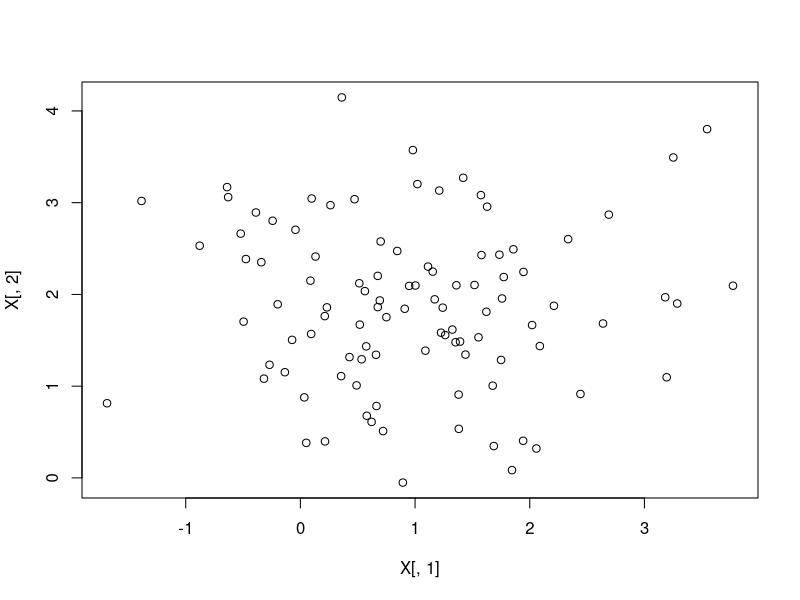
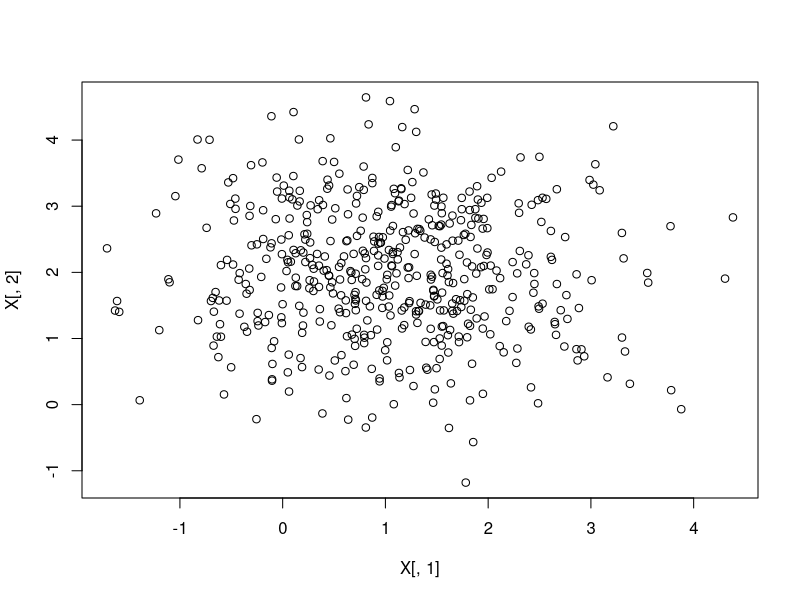
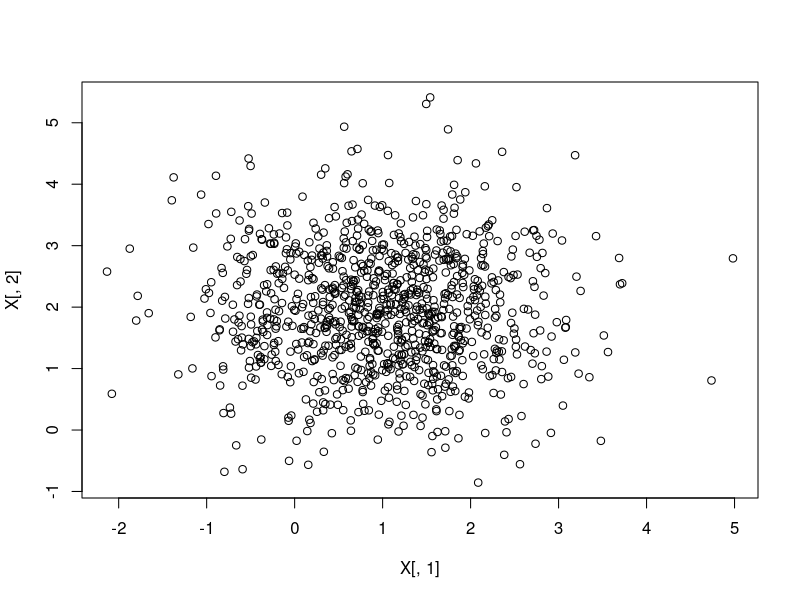
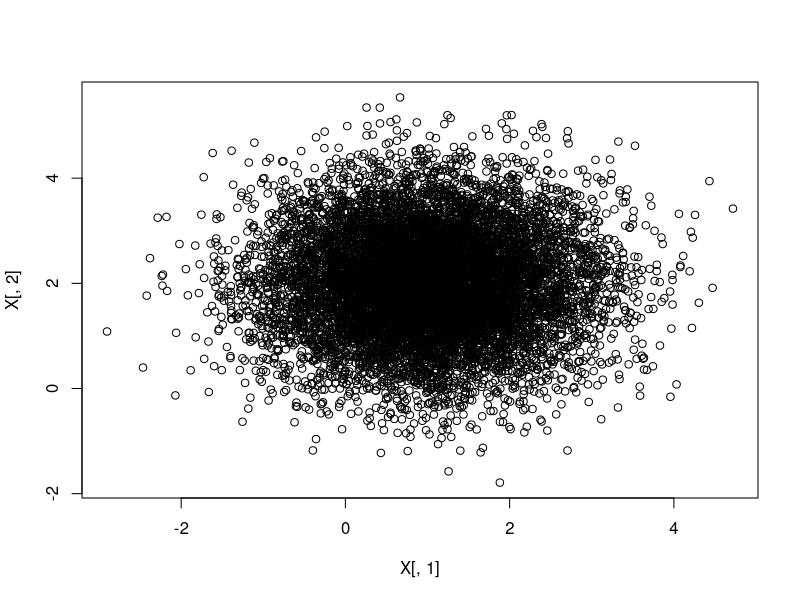
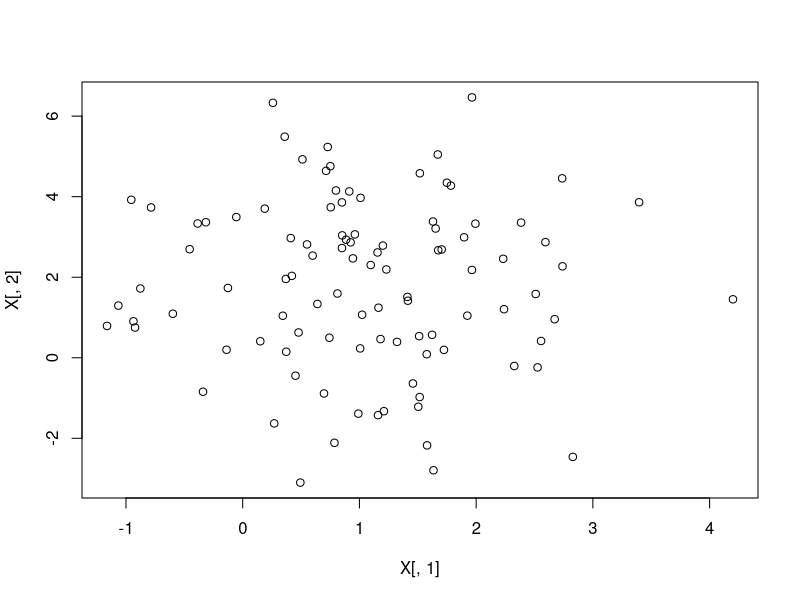
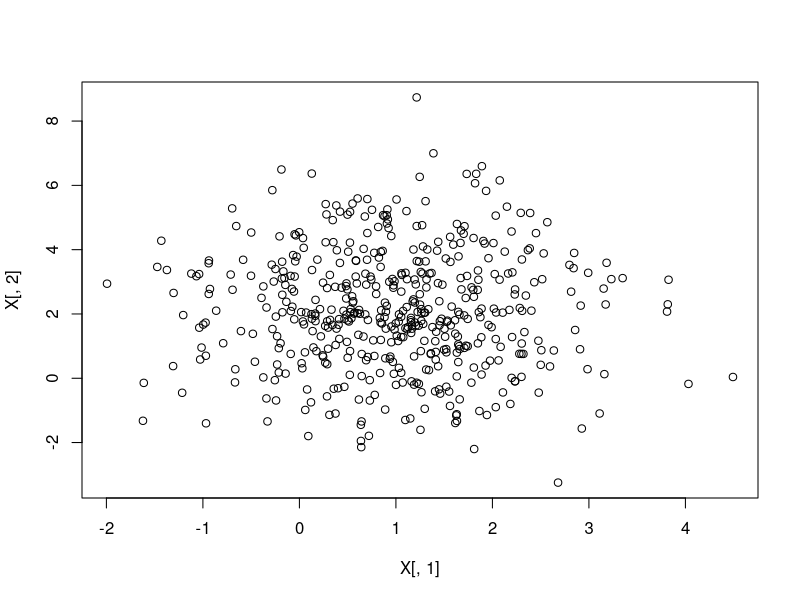
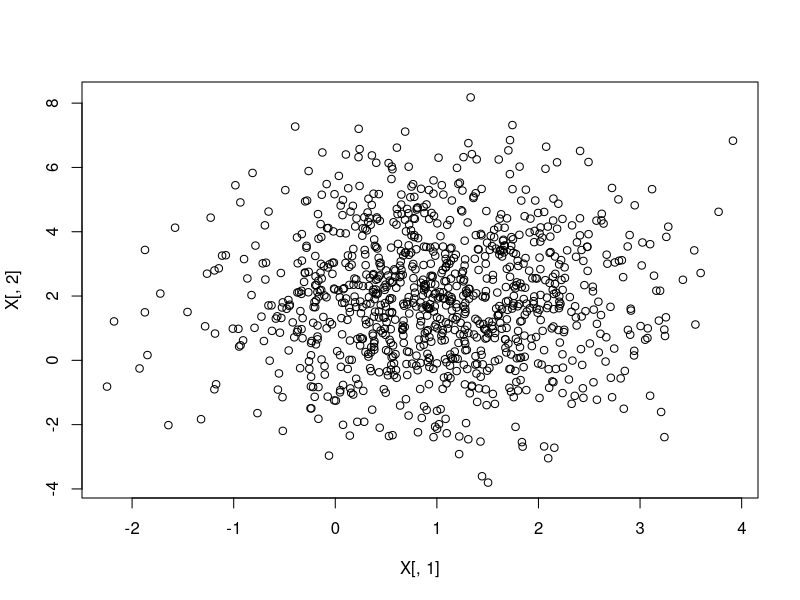
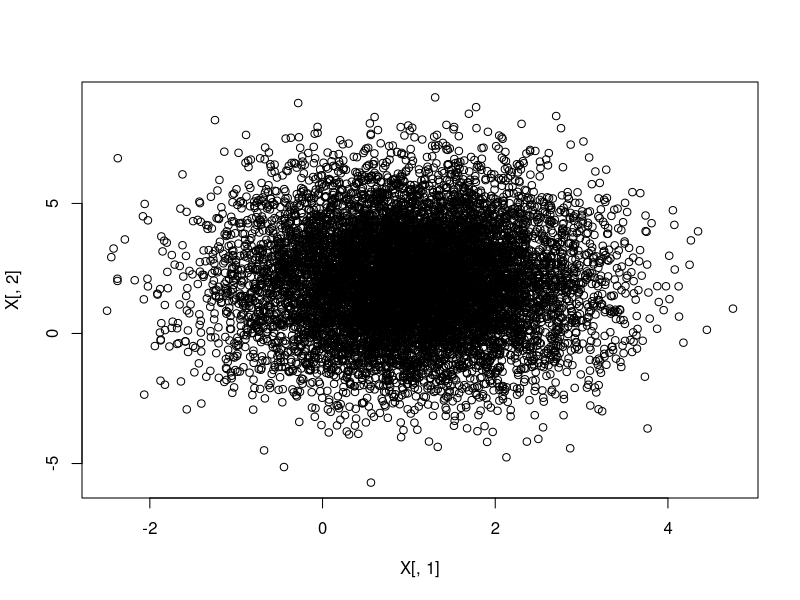

Here is the R script that generated these plots, in order:
library(MASS)

# Uncorrelated with equal variances

X <- mvrnorm(n = 100, c(1, 2), Sigma = matrix(c(1, 0, 0, 1), nrow = 2))
plot(X[, 1], X[, 2])

X <- mvrnorm(n = 500, c(1, 2), Sigma = matrix(c(1, 0, 0, 1), nrow = 2))
plot(X[, 1], X[, 2])

X <- mvrnorm(n = 1000, c(1, 2), Sigma = matrix(c(1, 0, 0, 1), nrow = 2))
plot(X[, 1], X[, 2])

X <- mvrnorm(n = 10000, c(1, 2), Sigma = matrix(c(1, 0, 0, 1), nrow = 2))
plot(X[, 1], X[, 2])

# Uncorrelated with different variances

X <- mvrnorm(n = 100, c(1, 2), Sigma = matrix(c(1, 0, 0, 4), nrow = 2))
plot(X[, 1], X[, 2])

X <- mvrnorm(n = 500, c(1, 2), Sigma = matrix(c(1, 0, 0, 4), nrow = 2))
plot(X[, 1], X[, 2])

X <- mvrnorm(n = 1000, c(1, 2), Sigma = matrix(c(1, 0, 0, 4), nrow = 2))
plot(X[, 1], X[, 2])

X <- mvrnorm(n = 10000, c(1, 2), Sigma = matrix(c(1, 0, 0, 4), nrow = 2))
plot(X[, 1], X[, 2])

# Correlated with unequal variances

X <- mvrnorm(n = 100, c(1, 2), Sigma = matrix(c(1, sqrt(2)/2, sqrt(2)/2, 1), nrow = 2))
plot(X[, 1], X[, 2])

X <- mvrnorm(n = 500, c(1, 2), Sigma = matrix(c(1, sqrt(2)/2, sqrt(2)/2, 1), nrow = 2))
plot(X[, 1], X[, 2])

X <- mvrnorm(n = 1000, c(1, 2), Sigma = matrix(c(1, sqrt(2)/2, sqrt(2)/2, 1), nrow = 2))
plot(X[, 1], X[, 2])

X <- mvrnorm(n = 10000, c(1, 2), Sigma = matrix(c(1, sqrt(2)/2, sqrt(2)/2, 1), nrow = 2))
plot(X[, 1], X[, 2])
